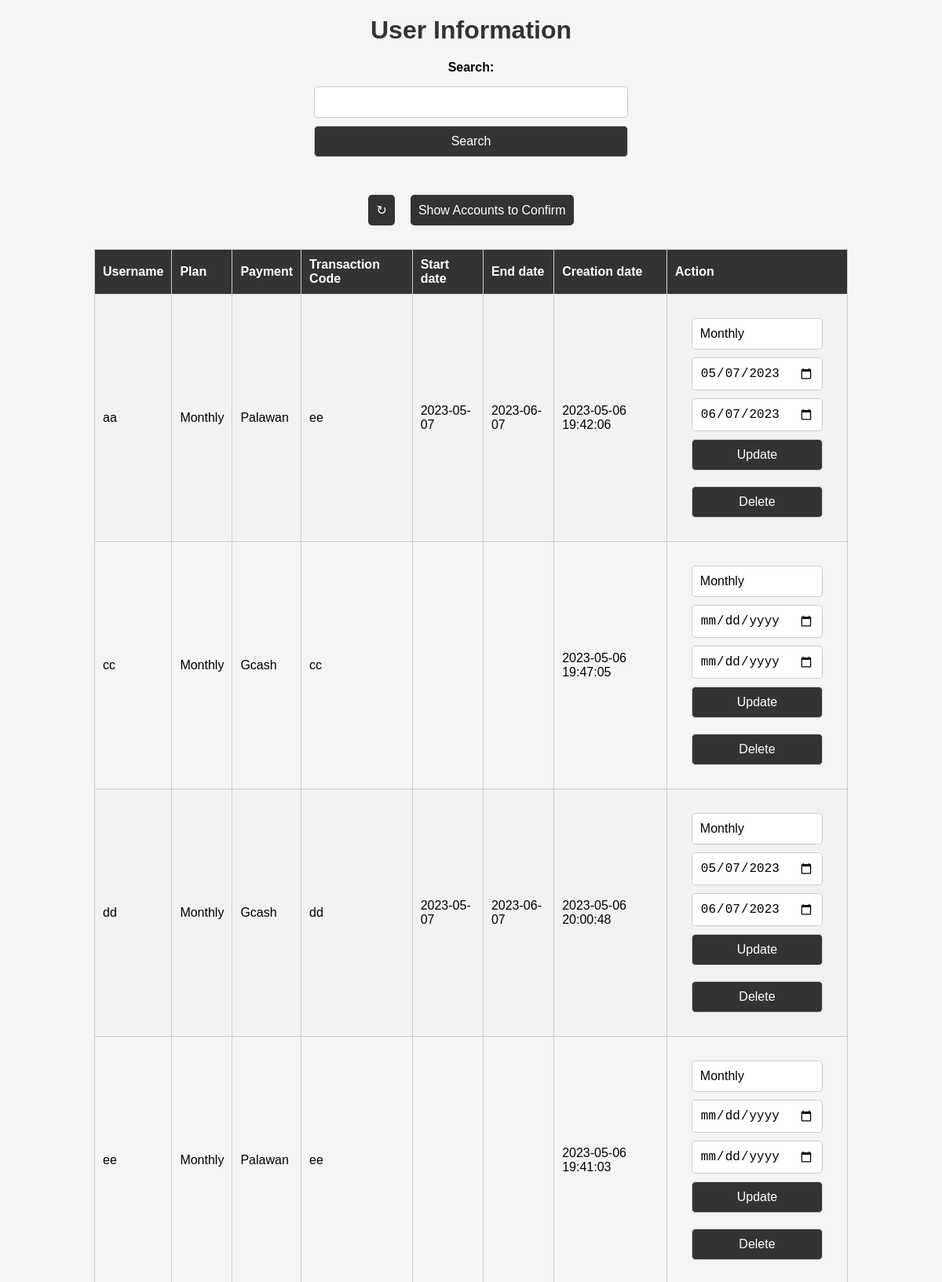
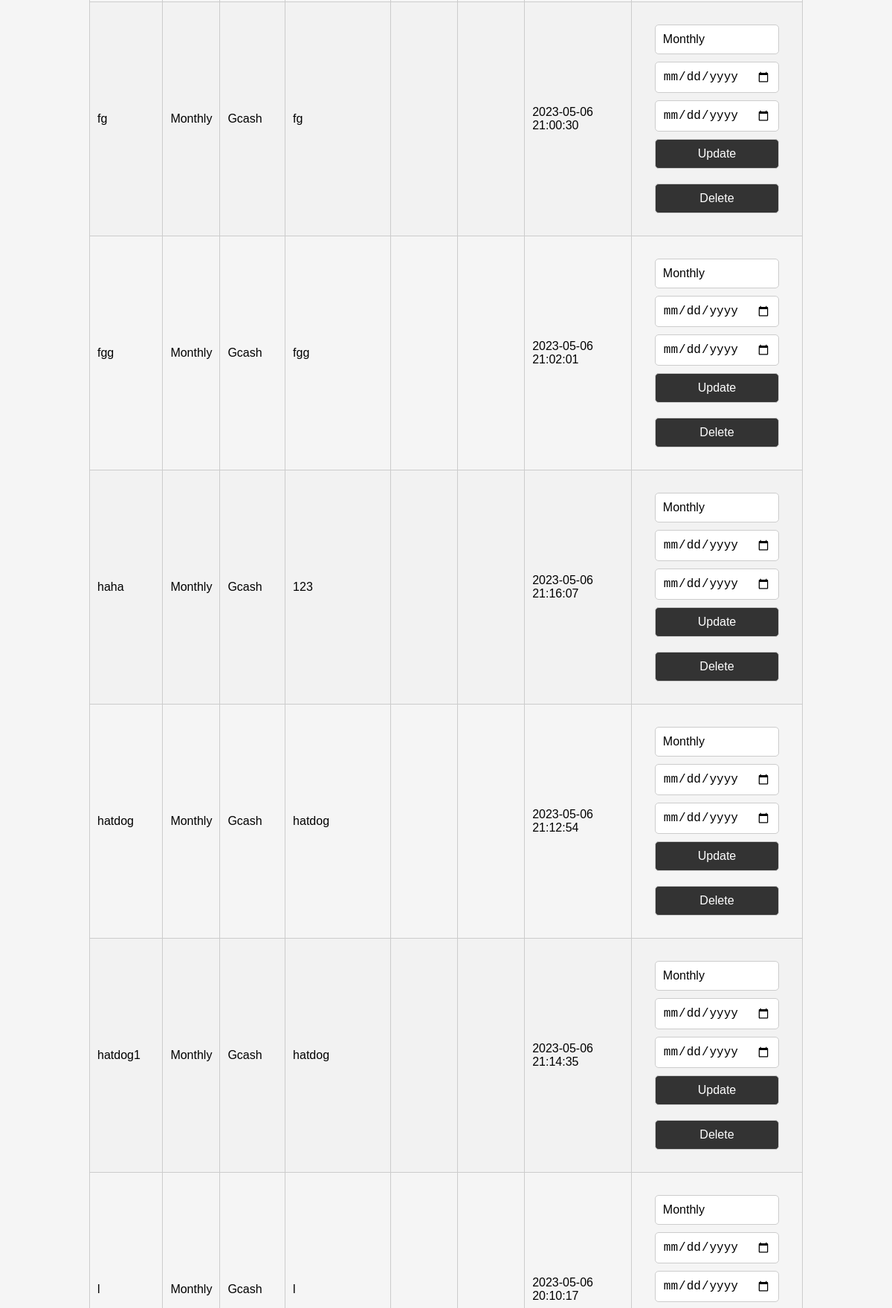
/a/admin.php (upper part), run on the app's committed database (2 pictures, top to bottom).
### tables this page shows
CREATE TABLE `user_info` (
  `username` varchar(50) NOT NULL,
  `first_name` varchar(50) NOT NULL,
  `last_name` varchar(50) NOT NULL,
  `email` varchar(100) NOT NULL,
  `password` varchar(50) NOT NULL,
  `plan` varchar(50) NOT NULL,
  `start_date` date DEFAULT NULL,
  `end_date` date DEFAULT NULL,
  `creation_date` timestamp NOT NULL DEFAULT current_timestamp(),
  `code` varchar(50) NOT NULL,
  `payment` varchar(50) NOT NULL
);

### a/admin.php (the view, shortened to what this page needs)
<?php
$host = "localhost";
$user = "root";
$password = "";
$database = "user_info";
$conn = mysqli_connect($host, $user, $password, $database);
$sql = "SELECT * FROM user_info";
$result = mysqli_query($conn, $sql);
?>
<!DOCTYPE html>
<html>
<head>
    <link rel="stylesheet" type="text/css" href="admin.css">
</head>
<body>
	<h1>User Information</h1>
	<form method="POST" action="">
		<label for="search">Search:</label>
		<input type="text" id="search" name="search" required>
		<input type="submit" name="submit" value="Search">
	</form> <br>
    <div class="btn">
		<button onclick="redirectToAdmin()">↻</button>
        <button onclick="showAccounts()">Show Accounts to Confirm</button>
    </div>
	<table>
		<tr>
			<th>Username</th>
			<th>Plan</th>
			<th>Payment</th>
            <th>Transaction Code</th>
			<th>Start date</th>
			<th>End date</th>
			<th>Creation date</th>
			<th>Action</th>
		</tr>
		<?php while($row = mysqli_fetch_array($result)) { ?>
		<tr>
			<td><?php echo $row['username']; ?></td>
			<td><?php echo $row['plan']; ?></td>
			<td><?php echo $row['payment']; ?></td>
            <td><?php echo $row['code']; ?></td>
			<td><?php echo $row['start_date']; ?></td>
			<td><?php echo $row['end_date']; ?></td>
			<td><?php echo $row['creation_date']; ?></td>
			<td>
				<form method="POST" action="">
					<input type="text" name="plan" value="<?php echo $row['plan']; ?>" required>
					<input type="date" name="start_date" value="<?php echo $row['start_date']; ?>" required>
					<input type="date" name="end_date" value="<?php echo $row['end_date']; ?>" required>
					<input type="submit" name="update" value="Update">
				</form>
				<form method="POST" action="">
					<input type="submit" name="delete" value="Delete">
				</form>
			</td>
		</tr>
		<?php } ?>
	</table>
</body>
</html>

### a/admin.css (style rules this page uses)
body { font-family: Arial, sans-serif; margin: 0; padding: 0; background-color: #f5f5f5; }
h1 { margin: 20px 0; text-align: center; color: #333; }
form { margin: 20px auto; width: 80%; text-align: center; }
label { display: inline-block; margin-bottom: 5px; font-weight: bold; }
input[type="text"], input[type="password"], input[type="date"], input[type="submit"] { display: block; margin: 10px auto; padding: 10px; border-radius: 5px; border: 1px solid #ccc; width: 100%; max-width: 400px; box-sizing: border-box; font-size: 16px; }
input[type="submit"] { background-color: #333; color: #fff; cursor: pointer; }
table { margin: 20px auto; width: 80%; border-collapse: collapse; }
th { background-color: #333; color: #fff; font-weight: bold; padding: 10px; text-align: left; }
th, td { border: 1px solid #ccc; padding: 10px; }
tr:nth-child(even) { background-color: #f2f2f2; }
button { display: inline-block; margin: 10px; padding: 10px; border-radius: 5px; border: none; background-color: #333; color: #fff; cursor: pointer; font-size: 16px; }
.btn { display: flex; justify-content: center; }

### data on the page
user_info: username "aa", plan "Monthly", payment "Palawan", code "ee", start_date "2023-05-07", end_date "2023-06-07", creation_date "2023-05-06 19:42:06", start_date "05/07/2023", end_date "06/07/2023"
user_info: username "cc", plan "Monthly", payment "Gcash", code "cc", creation_date "2023-05-06 19:47:05"
user_info: username "dd", plan "Monthly", payment "Gcash", code "dd", start_date "2023-05-07", end_date "2023-06-07", creation_date "2023-05-06 20:00:48", start_date "05/07/2023", end_date "06/07/2023"
user_info: username "ee", plan "Monthly", payment "Palawan", code "ee", creation_date "2023-05-06 19:41:03"
user_info: username "fg", plan "Monthly", payment "Gcash", code "fg", creation_date "2023-05-06 21:00:30"
user_info: username "fgg", plan "Monthly", payment "Gcash", code "fgg", creation_date "2023-05-06 21:02:01"
user_info: username "haha", plan "Monthly", payment "Gcash", code "123", creation_date "2023-05-06 21:16:07"
user_info: username "hatdog", plan "Monthly", payment "Gcash", code "hatdog", creation_date "2023-05-06 21:12:54"
user_info: username "hatdog1", plan "Monthly", payment "Gcash", code "hatdog", creation_date "2023-05-06 21:14:35"
user_info: username "l", plan "Monthly", payment "Gcash", code "l", creation_date "2023-05-06 20:10:17"
